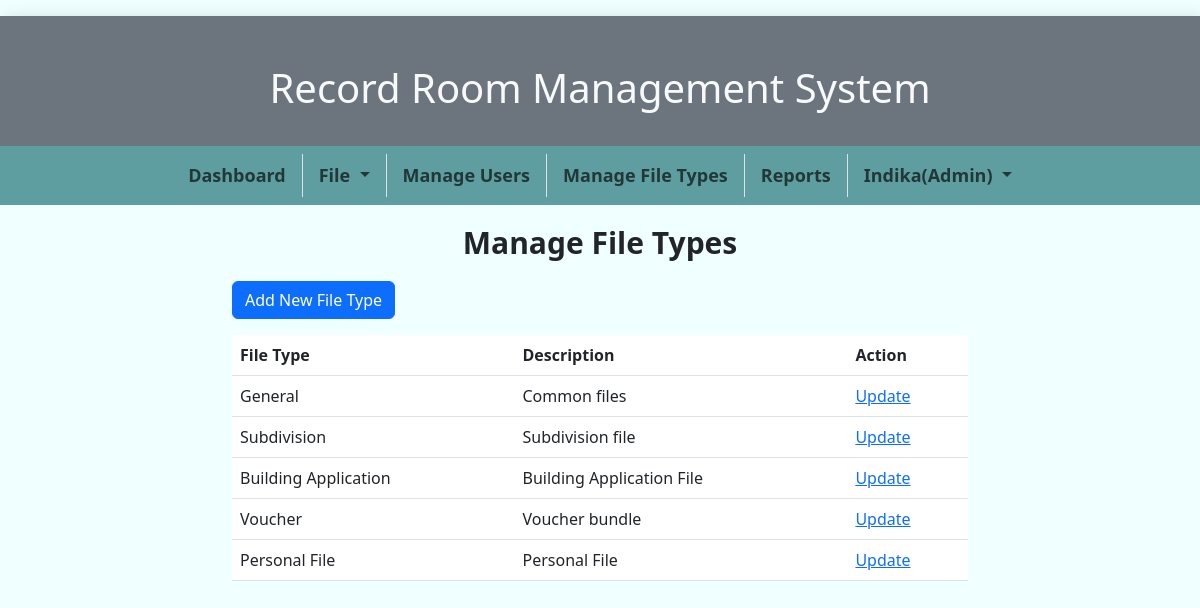
The page /ManageFileTypes.php (signed in) on the database its author committed.
### tables this page shows
CREATE TABLE `file_type` (
  `fileTypeId` int(2) NOT NULL,
  `fileType` varchar(50) NOT NULL,
  `fileTypeDes` varchar(200) NOT NULL
);

### ManageFileTypes.php (the view, shortened to what this page needs)
<!DOCTYPE html>
<html lang="en">
<head>
    <link href="https://cdn.jsdelivr.net/npm/bootstrap@5.3.0/dist/css/bootstrap.min.css" rel="stylesheet">
    <link rel="stylesheet" href="css/styles.css">
</head>
<body>
    <?php include "header.php" ?>
    <div class="container">
        <div class="row justify-content-center">
            <div class="col-md-8">
                <h1 class="title">Manage File Types</h1>
            </div>
        </div>
        <div class="row justify-content-center">
            <div class="col-md-8">
                <a class="btn btn-primary" href="addupdatefiletype.php" role="button">Add New File Type</a>
            </div>
        </div>
        <div class="row justify-content-center">
            <div class="col-md-8 mt-3">
                <div>
                    <table class="table">
                        <thead>
                            <tr>
                                <th scope="col">File Type</th>
                                <th scope="col">Description</th>
                                <th scope="col">Action</th>
                            </tr>
                        </thead>
                        <tbody>
                            <?php
                            include("db_connection.php");
                            $result = mysqli_query($conn, "SELECT * FROM file_type");
                            while ($row = mysqli_fetch_assoc($result)) {
                                echo "<tr>
                                <td>" . $row['fileType'] . "</td>
                                <td>" . $row['fileTypeDes'] . "</td>
                                <td><a href='AddUpdateFileType.php?uftid=" . $row['fileTypeId'] . "'>Update</a></td>
                                </tr>";
                            }
                            ?>
                        </tbody>
                    </table>
                </div>
            </div>
        </div>
    </div>
</body>
</html>

### css/styles.css (style rules this page uses)
body { margin: auto; background-color: azure; overflow-x: hidden; }
.title { margin-top: 20px; margin-bottom: 20px; font-size: 30px; font-weight: 700; text-align: center; }

### rows shown on the page
file_type: fileType "General", fileTypeDes "Common files"
file_type: fileType "Subdivision", fileTypeDes "Subdivision file"
file_type: fileType "Building Application", fileTypeDes "Building Application File"
file_type: fileType "Voucher", fileTypeDes "Voucher bundle"
file_type: fileType "Personal File", fileTypeDes "Personal File"

### other values the page prints
$_SESSION['user'] "Indika"
$_SESSION['role'] "Admin"
